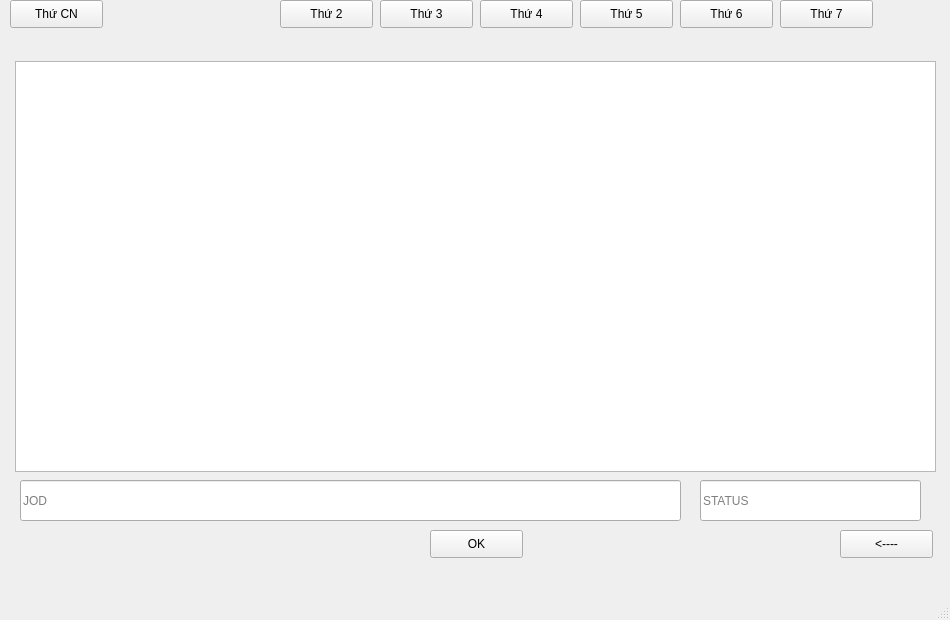
<?xml version="1.0" encoding="UTF-8"?>
<ui version="4.0">
 <class>MainWindow</class>
 <widget class="QMainWindow" name="MainWindow">
  <property name="geometry">
   <rect>
    <x>0</x>
    <y>0</y>
    <width>950</width>
    <height>620</height>
   </rect>
  </property>
  <property name="windowTitle">
   <string>MainWindow</string>
  </property>
  <widget class="QWidget" name="centralwidget">
   <widget class="QPushButton" name="t4">
    <property name="geometry">
     <rect>
      <x>480</x>
      <y>0</y>
      <width>93</width>
      <height>28</height>
     </rect>
    </property>
    <property name="text">
     <string>Thứ 4</string>
    </property>
   </widget>
   <widget class="QPushButton" name="t6">
    <property name="geometry">
     <rect>
      <x>680</x>
      <y>0</y>
      <width>93</width>
      <height>28</height>
     </rect>
    </property>
    <property name="text">
     <string>Thứ 6</string>
    </property>
   </widget>
   <widget class="QListWidget" name="listWidget">
    <property name="geometry">
     <rect>
      <x>15</x>
      <y>61</y>
      <width>921</width>
      <height>411</height>
     </rect>
    </property>
   </widget>
   <widget class="QPushButton" name="t7">
    <property name="geometry">
     <rect>
      <x>780</x>
      <y>0</y>
      <width>93</width>
      <height>28</height>
     </rect>
    </property>
    <property name="text">
     <string>Thứ 7</string>
    </property>
   </widget>
   <widget class="QPushButton" name="ql">
    <property name="geometry">
     <rect>
      <x>840</x>
      <y>530</y>
      <width>93</width>
      <height>28</height>
     </rect>
    </property>
    <property name="text">
     <string>&lt;----</string>
    </property>
   </widget>
   <widget class="QPushButton" name="pushButton">
    <property name="geometry">
     <rect>
      <x>10</x>
      <y>0</y>
      <width>93</width>
      <height>28</height>
     </rect>
    </property>
    <property name="text">
     <string>Thứ CN</string>
    </property>
   </widget>
   <widget class="QPushButton" name="t3">
    <property name="geometry">
     <rect>
      <x>380</x>
      <y>0</y>
      <width>93</width>
      <height>28</height>
     </rect>
    </property>
    <property name="text">
     <string>Thứ 3</string>
    </property>
   </widget>
   <widget class="QPushButton" name="ok">
    <property name="geometry">
     <rect>
      <x>430</x>
      <y>530</y>
      <width>93</width>
      <height>28</height>
     </rect>
    </property>
    <property name="text">
     <string>OK</string>
    </property>
   </widget>
   <widget class="QPushButton" name="t2">
    <property name="geometry">
     <rect>
      <x>280</x>
      <y>0</y>
      <width>93</width>
      <height>28</height>
     </rect>
    </property>
    <property name="text">
     <string>Thứ 2</string>
    </property>
   </widget>
   <widget class="QPushButton" name="t5">
    <property name="geometry">
     <rect>
      <x>580</x>
      <y>0</y>
      <width>93</width>
      <height>28</height>
     </rect>
    </property>
    <property name="text">
     <string>Thứ 5</string>
    </property>
   </widget>
   <widget class="QLineEdit" name="jod">
    <property name="geometry">
     <rect>
      <x>20</x>
      <y>480</y>
      <width>661</width>
      <height>41</height>
     </rect>
    </property>
    <property name="echoMode">
     <enum>QLineEdit::Normal</enum>
    </property>
    <property name="placeholderText">
     <string>JOD</string>
    </property>
   </widget>
   <widget class="QLineEdit" name="do_2">
    <property name="geometry">
     <rect>
      <x>700</x>
      <y>480</y>
      <width>221</width>
      <height>41</height>
     </rect>
    </property>
    <property name="placeholderText">
     <string>STATUS</string>
    </property>
   </widget>
  </widget>
  <widget class="QMenuBar" name="menubar">
   <property name="geometry">
    <rect>
     <x>0</x>
     <y>0</y>
     <width>950</width>
     <height>26</height>
    </rect>
   </property>
  </widget>
  <widget class="QStatusBar" name="statusbar"/>
 </widget>
 <resources/>
 <connections/>
</ui>
